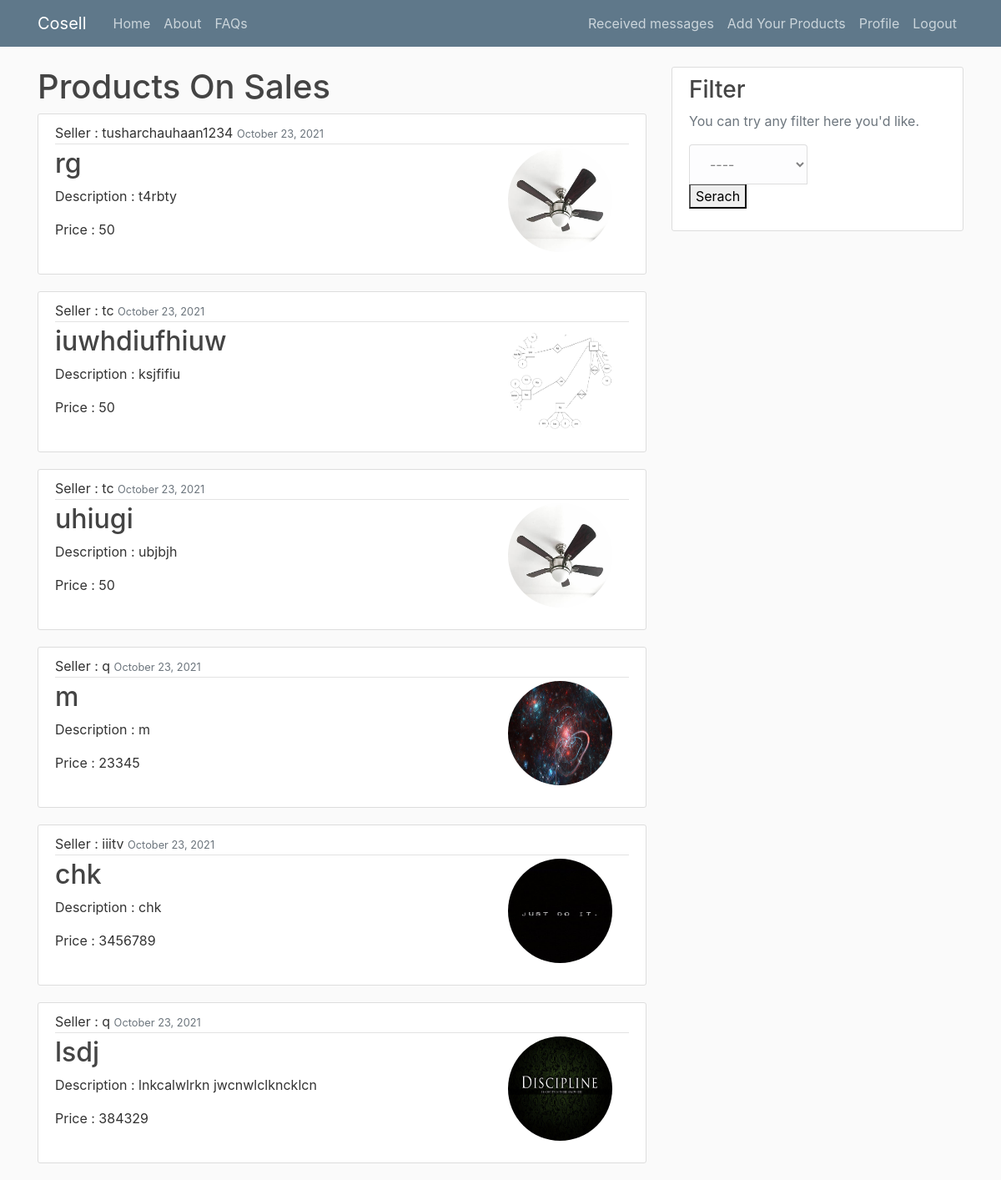
The app's page / (signed in), older data.
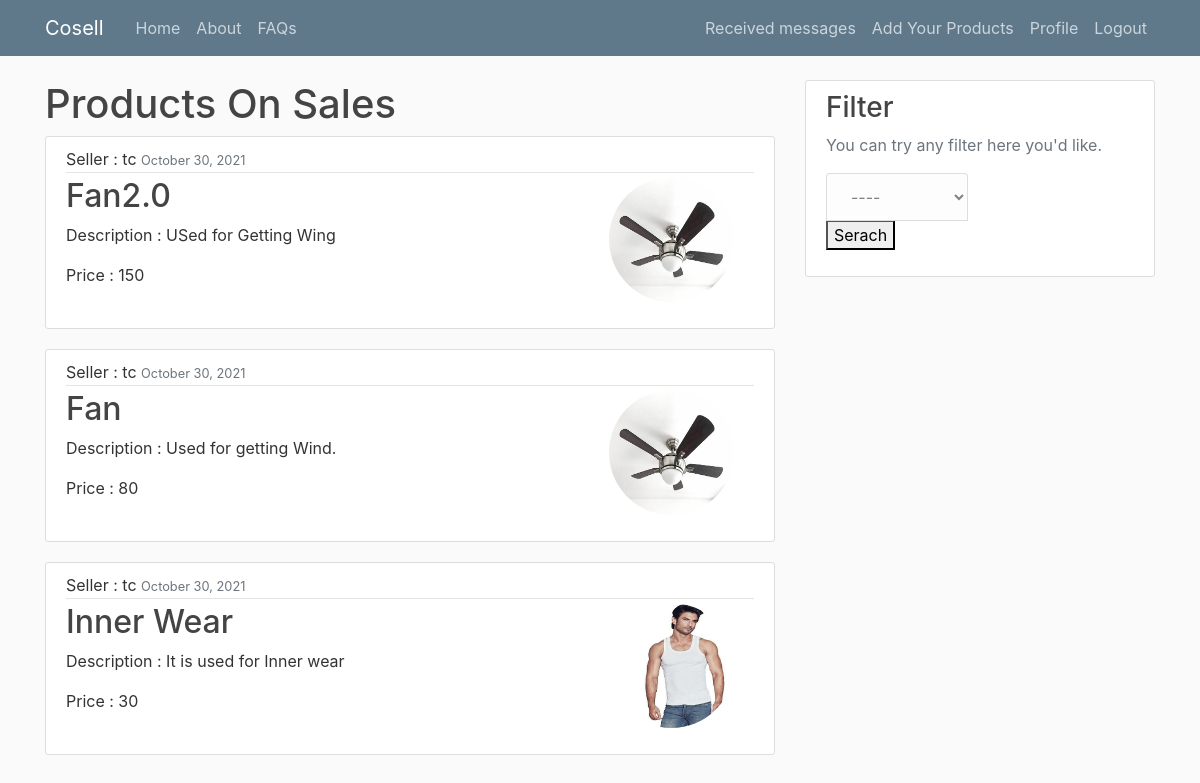
The same page, newer data.
### CosellApp/models.py (models this page shows, shortened)
class Product(models.Model):
    Id = models.AutoField(primary_key=True)
    Name = models.CharField(max_length=100)
    Description = models.TextField(blank=False)  # Description is must
    Price = models.PositiveIntegerField()
    DateTime = models.DateTimeField(default=timezone.now)
    SellerInfo = models.ForeignKey(Student, on_delete=models.CASCADE)
    Photo = models.ImageField(
        default='Balti.jpg', upload_to='ProductImages')
    payment = models.ForeignKey(Payment, null=True, on_delete=models.CASCADE)

class Student(models.Model):
    user = models.ForeignKey(User, on_delete=models.CASCADE)
    Premium = models.BooleanField(default=False)
    MobileNumber = models.CharField(max_length=10)
    class college_list(models.Model):
        COLLEGE_CHOICES = [
            ('IIITV', 'Indian Institute of Information Technology Vadodara (Gandhinagar Campus)'),
            ('IITB', 'Indian Institute of Technology Bombay'),
            ('IIITL', 'Indian Institute of Information Technology Lucknow'),
            ('IITK', 'Indian Institute of Technology Kanpur'),
            ('GEC', 'Government Engineering College,Gandhinagar'),
        ]
    college = models.CharField(
        max_length=5, choices=college_list.COLLEGE_CHOICES)

### CosellApp/views.py (the view, shortened to what this page needs)
# urls.py: path('', views.home, name='home'),
@login_required(login_url='error')
def home(request):
    a = request.GET.get('filter')
    if a == None or a == '0':
        paginate_by = 3
        user = request.user
        sd = Student.objects.get(user=user)
        collage = sd.college
        products = Product.objects.filter(
            ~Q(payment=None), SellerInfo__college=collage).order_by('-DateTime')
        context = {
            'products': products,
            'a': 1
        }
        return render(request, 'home.html', context)

### templates/home.html (shortened to what this page needs)
{% extends "base.html" %}
{% block content %}
<h1>Products On Sales</h1>
{% for product in products %}
<article class="media content-section">
  <div class="media-body">
    <div class="article-metadata">
      Seller :
      {{product.SellerInfo.user.username }}
      <small class="text-muted">{{ product.DateTime|date:"F d, Y" }}</small>
    </div>
    <div>
      <img style="float: right" class="rounded-circle account-img" src="{{ product.Photo.url }}">
      <h2><a class="article-title" href="{% url 'product-detail' product.pk %}">{{ product.Name}}</a></h2>
      <p class="article-content">Description : {{ product.Description }}</p>
    </div>
    Price : {{product.Price}}
  </div>
</article>
{% endfor %}
  {% endblock content %}

Row changes from the older to the newer data that the page shows:
removed Product: SellerInfo.user.username "tusharchauhaan1234", DateTime "October 23, 2021", Photo (picture), Name "rg", Description "t4rbty", Price "50"
removed Product: SellerInfo.user.username "tc", DateTime "October 23, 2021", Photo (picture), Name "iuwhdiufhiuw", Description "ksjfifiu", Price "50"
removed Product: SellerInfo.user.username "tc", DateTime "October 23, 2021", Photo (picture), Name "uhiugi", Description "ubjbjh", Price "50"
removed Product: SellerInfo.user.username "q", DateTime "October 23, 2021", Photo (picture), Name "m", Description "m", Price "23345"
removed Product: SellerInfo.user.username "iiitv", DateTime "October 23, 2021", Photo (picture), Name "chk", Description "chk", Price "3456789"
removed Product: SellerInfo.user.username "q", DateTime "October 23, 2021", Photo (picture), Name "lsdj", Description "lnkcalwlrkn jwcnwlclkncklcn", Price "384329"
added Product: SellerInfo.user.username "tc", DateTime "October 30, 2021", Photo (picture), Name "Fan2.0", Description "USed for Getting Wing", Price "150"
added Product: SellerInfo.user.username "tc", DateTime "October 30, 2021", Photo (picture), Name "Fan", Description "Used for getting Wind.", Price "80"
added Product: SellerInfo.user.username "tc", DateTime "October 30, 2021", Photo (picture), Name "Inner Wear", Description "It is used for Inner wear", Price "30"
